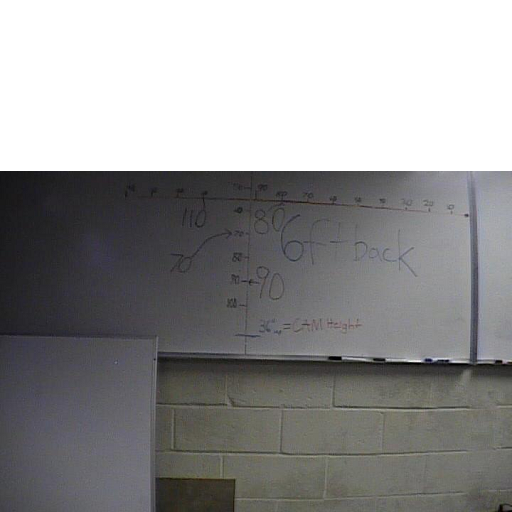
//> input picture 2007/candi/transform/pic.bmp, 512 x 512 px, given in place of 1369630183_trans.jpg, which was not available
$ ./secondAttempt   (built with g++ and OpenCV 4)
//> lines starting //> are read from the running program, lines starting //| are printed output that depends on the picture; after the words box and inside, x2 and y2 are one past the last pixel; in counts of white or black regions, pixels touching at a corner belong together; pictures that were not available may be replaced by others from this repository, and a replacement may not be noted
#include <opencv2/opencv.hpp>
#include <iostream>
#include <sstream>

using namespace cv;
using namespace std;

int main()
{
// [30 lines of commented-out code are left out]


    Mat frame = imread("/home/matt/Pictures/1369630183_trans.jpg");
//> frame is the input picture: 512 rows x 512 cols, CV_8UC3; mean B, G, R 146.7, 146.4, 146.7
    imshow("Raw", frame);

    { // Increase contrast of color image
        //http://stackoverflow.com/questions/15007304/histogram-equalization-not-working-on-color-image-opencv
        Mat ycrcb;
        cvtColor(frame, ycrcb, CV_BGR2YCrCb);
//> ycrcb: 512 rows x 512 cols, CV_8UC3; mean of channels 0, 1, 2 146.5, 128.1, 128.1
        vector<Mat> channels;
        split(ycrcb, channels);
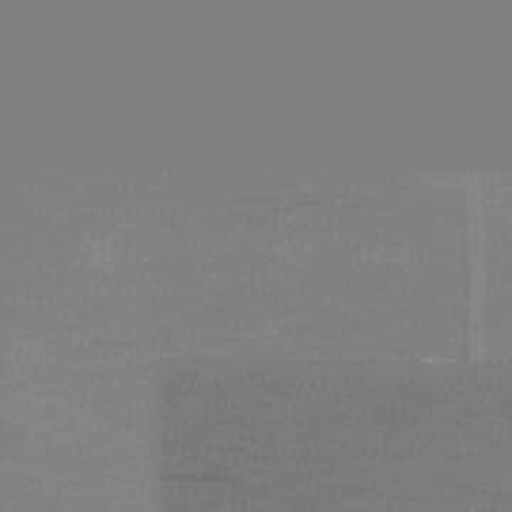
//> channels[2]: 512 rows x 512 cols, CV_8UC1; min 112, max 145, mean 128.1
        equalizeHist(channels[0], channels[0]);
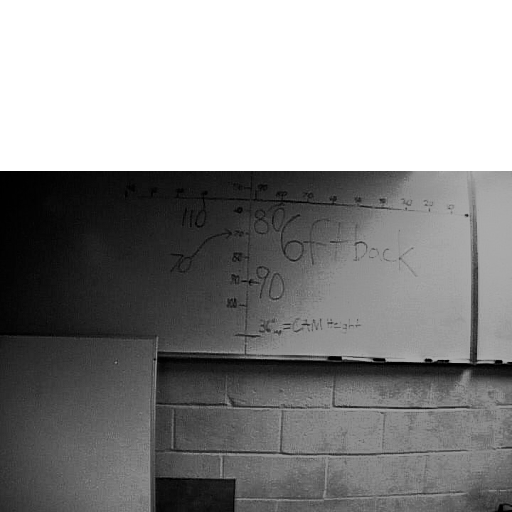
//> channels[0]: 512 rows x 512 cols, CV_8UC1; min 0, max 255, mean 142.2
        merge(channels, ycrcb);
//> ycrcb: 512 rows x 512 cols, CV_8UC3; mean of channels 0, 1, 2 142.2, 128.1, 128.1
        cvtColor(ycrcb, frame, CV_YCrCb2BGR);
    }

    {
        uchar *p;
        for(int r = 0; r < frame.rows; r++)
        {
            p = frame.ptr<uchar>(r);
            for(int c = 0; c < frame.cols * frame.channels(); c += 3)
            {
                if(abs(p[c] - p[c+1]) < 30 && abs(p[c] - p[c+2]) < 30 && p[c] > 225)
                {
                    p[c] = 255;
                    p[c+1] = 255;
                    p[c+2] = 255;
                }
                else
                {
                    p[c] = 0;
                    p[c+1] = 0;
                    p[c+2] = 0;
                }
            }
        }
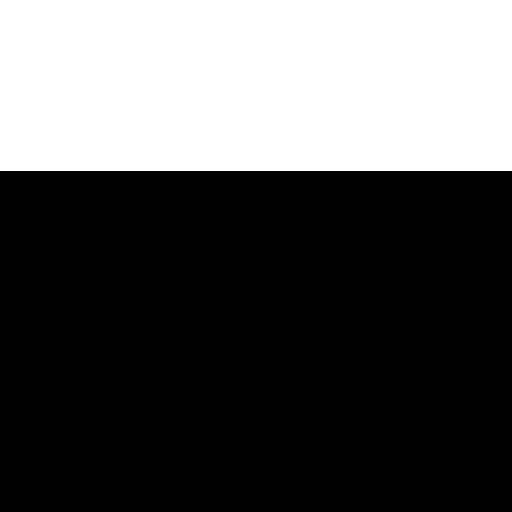
//> frame: 512 rows x 512 cols, CV_8UC3; 33.4% white; 1 white region, box (x1, y1, x2, y2) and area: (0, 0, 512, 171) 87552
    }

    int erosion_size = 5;
    cv::Mat element = cv::getStructuringElement(cv::MORPH_CROSS,
                                                cv::Size(2 * erosion_size + 1, 2 * erosion_size + 1),
                                                cv::Point(erosion_size, erosion_size) );

    erode(frame, frame, element);
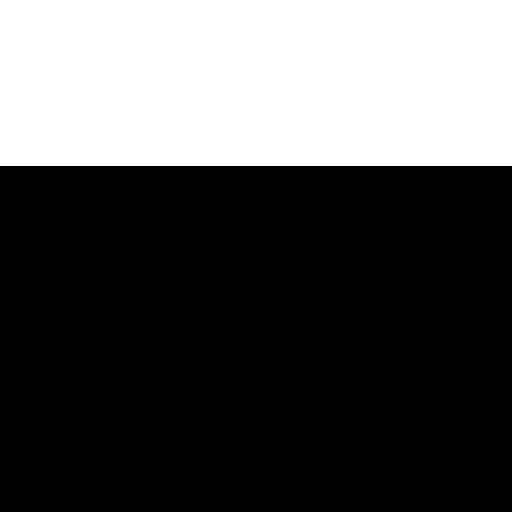
//> frame: 512 rows x 512 cols, CV_8UC3; 32.4% white; 1 white region, box (x1, y1, x2, y2) and area: (0, 0, 512, 166) 84992
    dilate(frame, frame, element);

    //cvtColor(frame, frame, CV_BGR2GRAY);

    //Canny(frame, frame, 100, 100);

    imshow("Gray", frame);

    waitKey(0);
}
